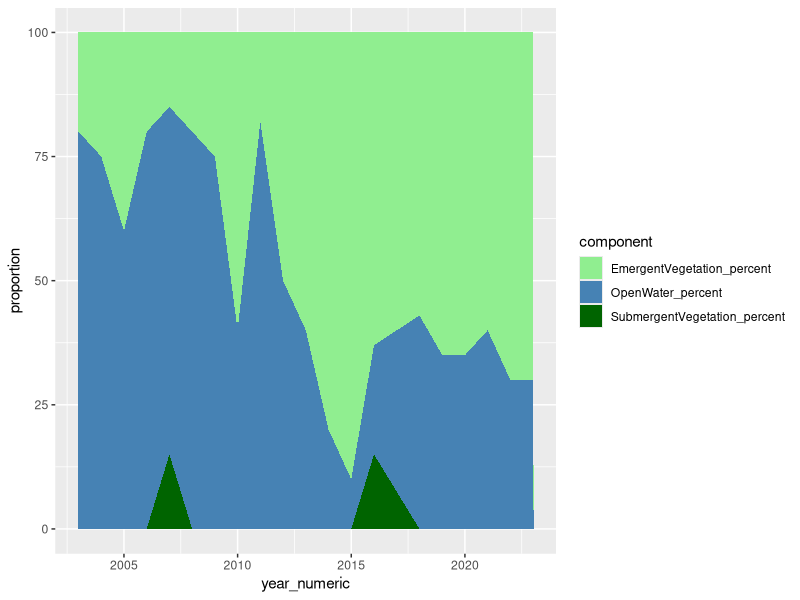
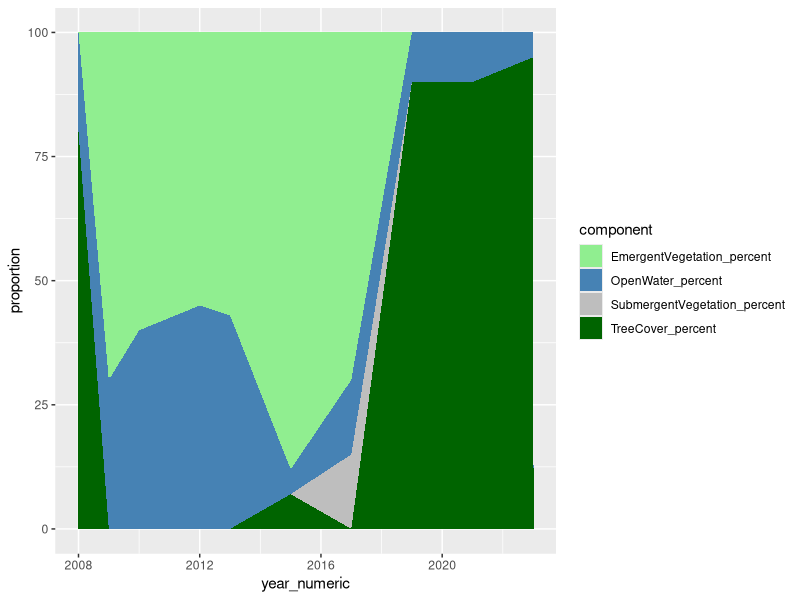
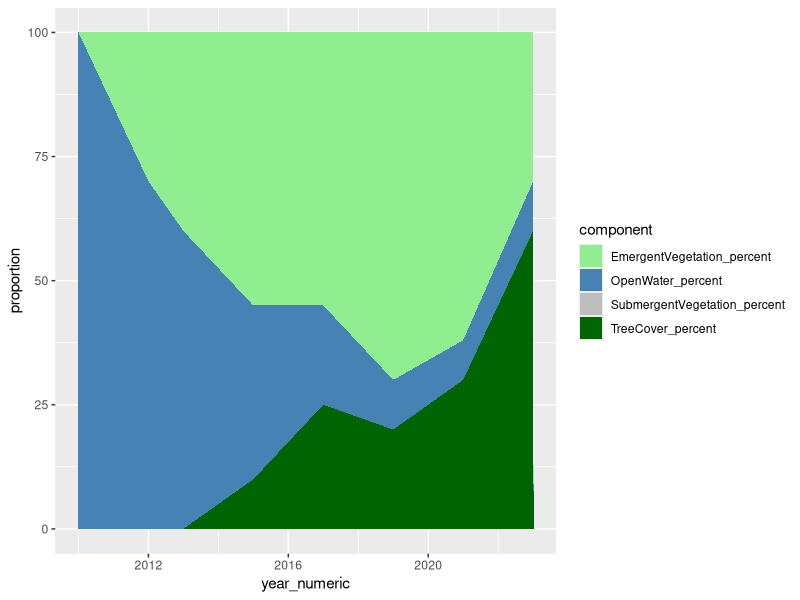
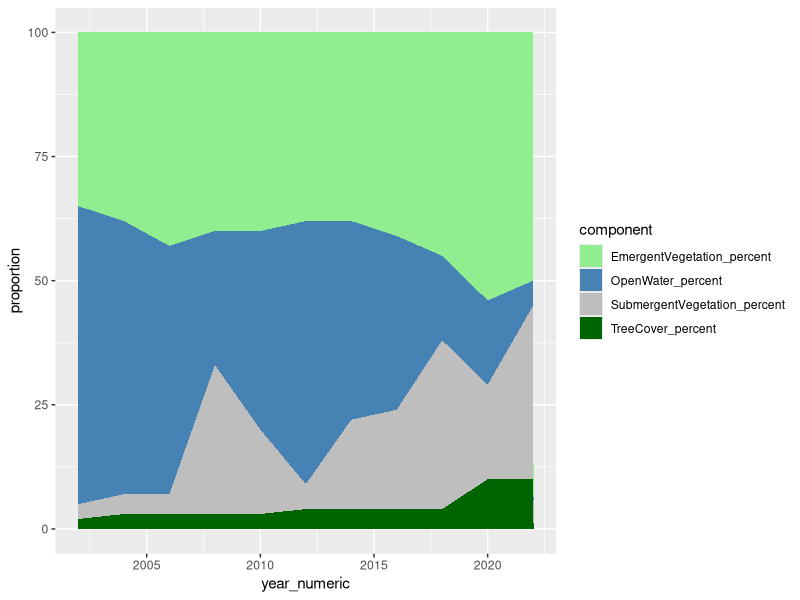
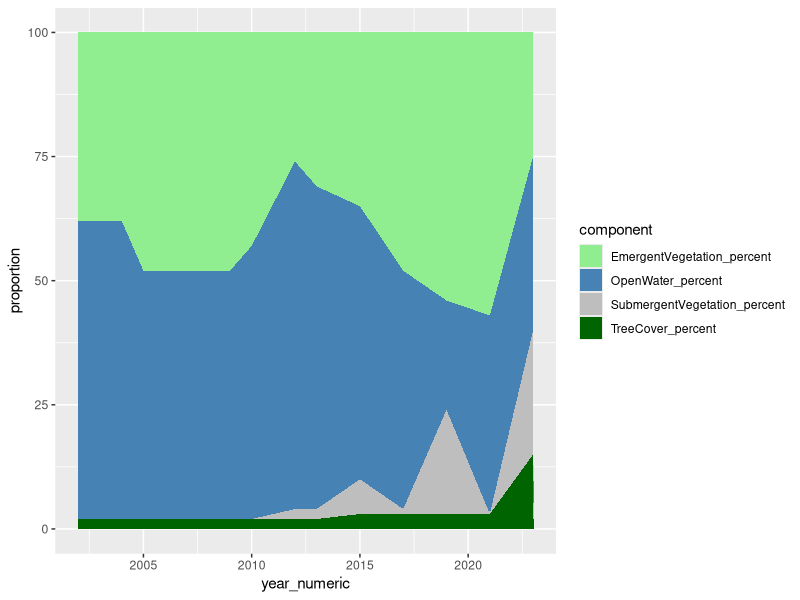
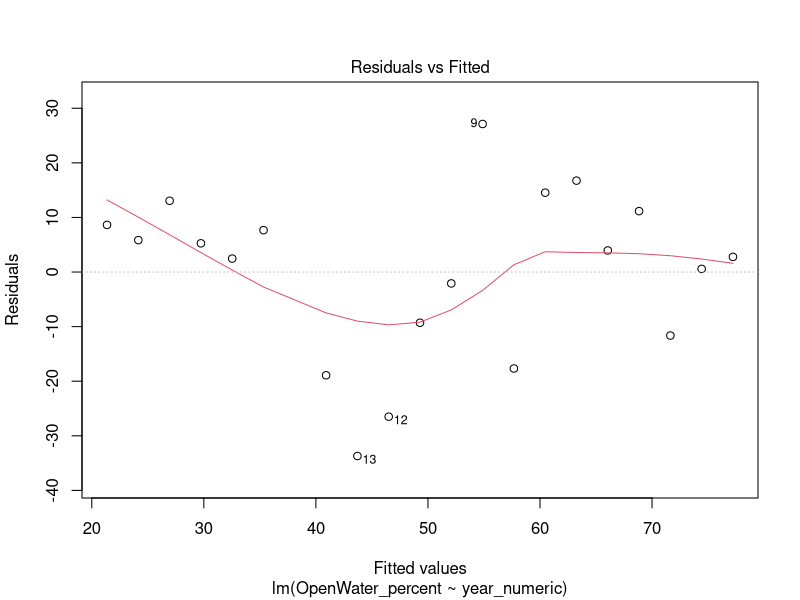
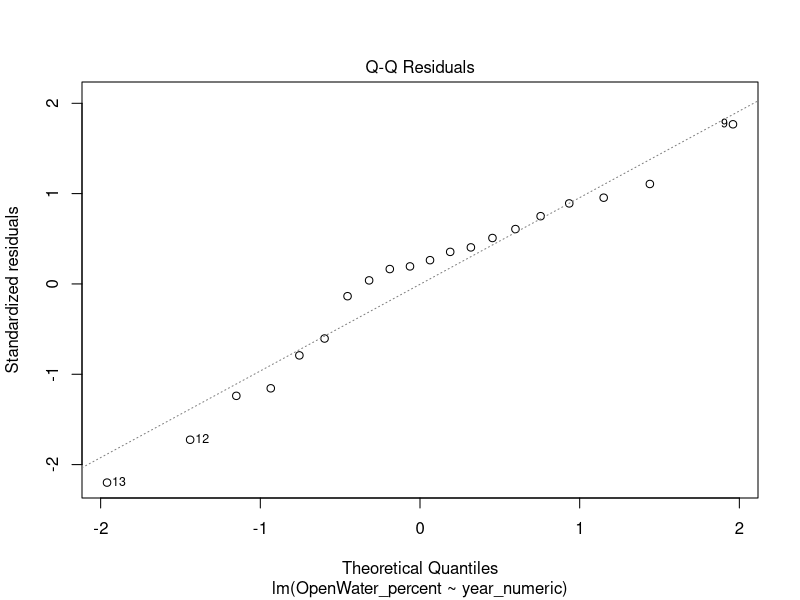
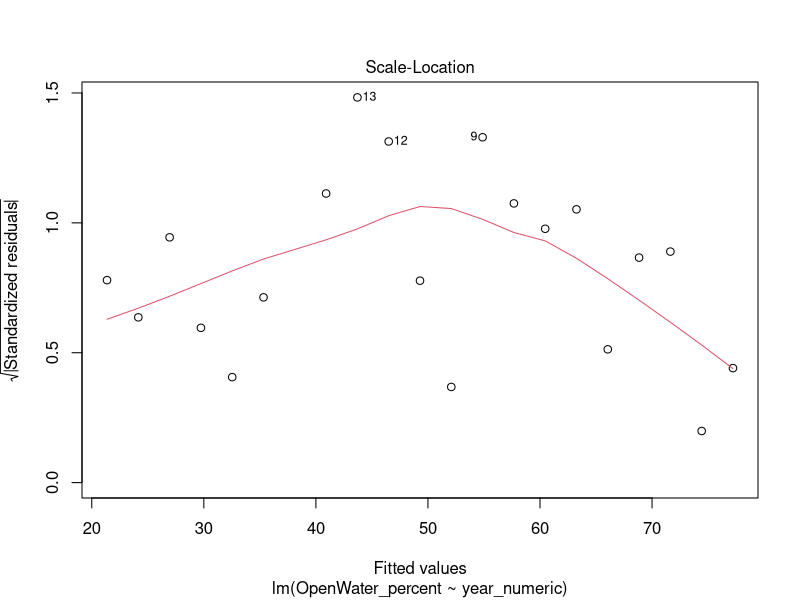

The R source for these figures, in order: (Note: this script raises an error after producing the figures.)
library(tidyverse)
library(dplyr)
library(here)
library(lubridate)
library(readxl)
library(here)

setwd(here::here("code"))

# read in cover data file, data filtering (not done yet, need to set data types)
cover_data <- read_xlsx(here::here("data", "canopy_cover.xlsx"), sheet = "Data") %>% 
  mutate(GoogleEarthPhotoDate = as.Date(GoogleEarthPhotoDate))

# making columns for whether it's the first or last date (for later filtering)
cover_data <- cover_data %>%
  group_by(LocationID) %>% 
  mutate(first_date = if_else(GoogleEarthPhotoDate == min(GoogleEarthPhotoDate), TRUE, FALSE),
         last_date = if_else(GoogleEarthPhotoDate == max(GoogleEarthPhotoDate), TRUE, FALSE)) %>% 
  ungroup()

# create a filtered cover data table with only first and last dates (to try to see a linear model for all sites)
cover_data_first_and_last <- cover_data %>% 
  filter(first_date | last_date)

# visualization purpose: open water and veg. proportion of the 5 site with continuous data over time.
## LS01 
cover_data_LS01 <- cover_data |>
  filter(LocationID == "LS01")
cover_data_LS01$GoogleEarthPhotoDate <- as.Date(cover_data_LS01$GoogleEarthPhotoDate)
cover_data_LS01$year_numeric <- as.numeric(format(cover_data_LS01$GoogleEarthPhotoDate, "%Y"))
cover_data_LS01 <- cover_data_LS01 |>
  select(year_numeric,OpenWater_percent,SubmergentVegetation_percent,EmergentVegetation_percent)
cover_data_LS01_long <- gather(cover_data_LS01, key = "component", value = "proportion", -year_numeric)
ggplot(cover_data_LS01_long,aes(x=year_numeric,y=proportion,fill=component)) + geom_area() + 
  scale_fill_manual(values = c("lightgreen", "steelblue", "darkgreen"))

## RS07
cover_data_RC07 <- cover_data |>
  filter(LocationID == "RC07")
cover_data_RC07$GoogleEarthPhotoDate <- as.Date(cover_data_RC07$GoogleEarthPhotoDate)
cover_data_RC07$year_numeric <- as.numeric(format(cover_data_RC07$GoogleEarthPhotoDate, "%Y"))
cover_data_RC07 <- cover_data_RC07 |>
  select(year_numeric,OpenWater_percent,SubmergentVegetation_percent,EmergentVegetation_percent,TreeCover_percent)
cover_data_RC07_long <- gather(cover_data_RC07, key = "component", value = "proportion", -year_numeric)
ggplot(cover_data_RC07_long,aes(x=year_numeric,y=proportion,fill=component)) + geom_area() + 
  scale_fill_manual(values = c("lightgreen", "steelblue", "grey","darkgreen"))

## RS10
cover_data_RC10 <- cover_data |>
  filter(LocationID == "RC10")
cover_data_RC10$GoogleEarthPhotoDate <- as.Date(cover_data_RC10$GoogleEarthPhotoDate)
cover_data_RC10$year_numeric <- as.numeric(format(cover_data_RC10$GoogleEarthPhotoDate, "%Y"))
cover_data_RC10 <- cover_data_RC10 |>
  select(year_numeric,OpenWater_percent,SubmergentVegetation_percent,EmergentVegetation_percent,TreeCover_percent)
cover_data_RC10_long <- gather(cover_data_RC10, key = "component", value = "proportion", -year_numeric)
ggplot(cover_data_RC10_long,aes(x=year_numeric,y=proportion,fill=component)) + geom_area() + 
  scale_fill_manual(values = c("lightgreen", "steelblue", "grey","darkgreen"))


## RL02
cover_data_RL02 <- cover_data |>
  filter(LocationID == "RL02")
cover_data_RL02$GoogleEarthPhotoDate <- as.Date(cover_data_RL02$GoogleEarthPhotoDate)
cover_data_RL02$year_numeric <- as.numeric(format(cover_data_RL02$GoogleEarthPhotoDate, "%Y"))
cover_data_RL02 <- cover_data_RL02 |>
  select(year_numeric,OpenWater_percent,SubmergentVegetation_percent,EmergentVegetation_percent,TreeCover_percent)
cover_data_RL02_long <- gather(cover_data_RL02, key = "component", value = "proportion", -year_numeric)
ggplot(cover_data_RL02_long,aes(x=year_numeric,y=proportion,fill=component)) + geom_area() + 
  scale_fill_manual(values = c("lightgreen", "steelblue", "grey","darkgreen"))

## TV02
cover_data_TV02 <- cover_data |>
  filter(LocationID == "TV02")
cover_data_TV02$GoogleEarthPhotoDate <- as.Date(cover_data_TV02$GoogleEarthPhotoDate)
cover_data_TV02$year_numeric <- as.numeric(format(cover_data_TV02$GoogleEarthPhotoDate, "%Y"))
cover_data_TV02 <- cover_data_TV02 |>
  select(year_numeric,OpenWater_percent,SubmergentVegetation_percent,EmergentVegetation_percent,TreeCover_percent)
cover_data_TV02_long <- gather(cover_data_TV02, key = "component", value = "proportion", -year_numeric)
ggplot(cover_data_TV02_long,aes(x=year_numeric,y=proportion,fill=component)) + geom_area() + 
  scale_fill_manual(values = c("lightgreen", "steelblue", "grey","darkgreen"))


cover_data$GoogleEarthPhotoDate <- as.Date(cover_data$GoogleEarthPhotoDate)
cover_data$year_numeric <- as.numeric(format(cover_data$GoogleEarthPhotoDate, "%Y"))

summary(lm(OpenWater_percent~year_numeric, data = cover_data_LS01))
plot(lm(OpenWater_percent~year_numeric, data = cover_data_LS01))

summary(lm(OpenWater_percent~year_numeric, data = cover_data_RC07))
plot(lm(OpenWater_percent~year_numeric, data = cover_data_RC07))

summary(lm(OpenWater_percent~year_numeric, data = cover_data_RC10))
plot(lm(OpenWater_percent~year_numeric, data = cover_data_RC10))  

summary(lm(OpenWater_percent~year_numeric, data = cover_data_RL02))
plot(lm(OpenWater_percent~year_numeric, data = cover_data_RC02))


# Linear interpolation of all sites
KC01x <- c(0, 50)     
KC01y <- c(12, 35)   

# Apply approx function 
data_approx1 <- approx(KC01x, KC01y)        
  
# Draw output of approx function 
plot(data_approx1$x,                  
     data_approx1$y) 
points(x, y, 
       col = "red", 
       pch = 16)

KC02x <- c(0, 50) 
KC02y <- c(12, 35)   

data_approx2 <- approx(KC02x, KC02y)        
